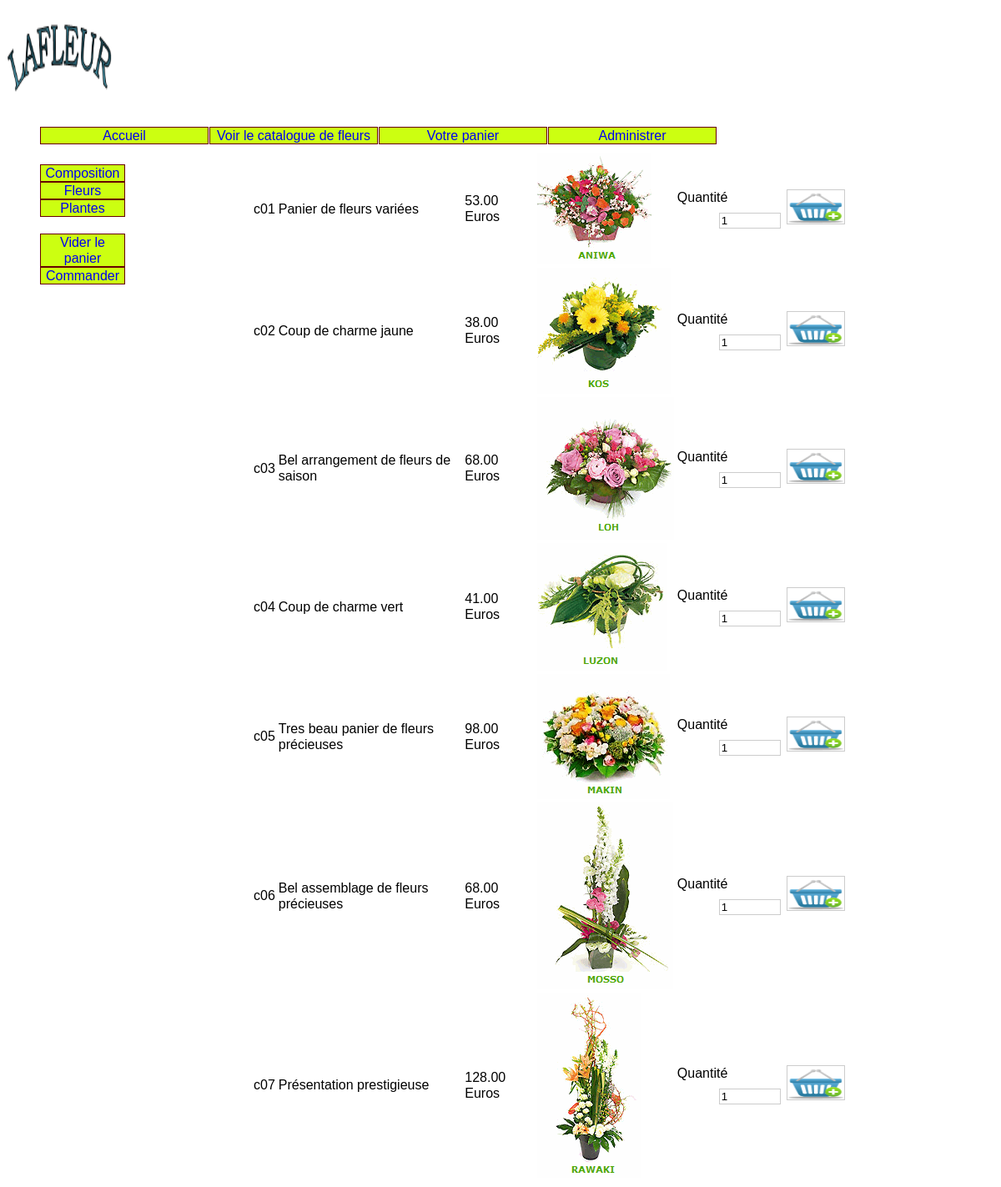
Page /listePdt.php?categ=com on the committed database.
### tables this page shows
CREATE TABLE IF NOT EXISTS categorie (
  id varchar(32)  NOT NULL,
  libelle varchar(32)  NOT NULL,
  PRIMARY KEY (id)
);

CREATE TABLE IF NOT EXISTS produit (
  id varchar(32)  NOT NULL,
  description varchar(50)  NOT NULL,
  prix decimal(10,2) NOT NULL,
  image varchar(32)  NOT NULL,
  idCategorie varchar(32)  NOT NULL,
  PRIMARY KEY (id)
);

### listePdt.php (the view, shortened to what this page needs)
<?php include'en-tete.php'; ?>
<?php include'menu.php'; ?>
<?php include'param.inc'; ?>
  <div id="content">
    <?php
    $idConnexion=mysql_connect($host,$user,$pass);
    if ($idConnexion) {
        echo '<table  id="produits">';
        $requete="select * from produit where idcategorie='".$_GET["categ"]."';";
   	    $jeuResultat=mysql_query($requete,$idConnexion);
        $ligne=mysql_fetch_assoc($jeuResultat);
        while($ligne)  {
           	$id = $ligne['id'];
			$description  = $ligne['description'];
			$prix = $ligne['prix'];
			$image = $ligne['image'];
			echo "<tr>";
			echo "<td>  $id </td>";
            echo "<td> $description</td>";
            echo "<td> $prix Euros</td>";
		    echo "<td><img src='$image' alt='Lafleur - $description'</td>";
			echo "<td>";
			echo "
			<form method='get'  action='panier.php'>
				<input type='hidden' id='refPdt' name='refPdt' value='$id' />
				<label for='quantite' >Quantité</label>
				<input type='text' id='quantite' name='quantite' value='1' />
				<input type='hidden' name='action' value='Ajout au panier' />
				<input type='image' src='./images/mettrepanier.png' name='Ajouter au panier'  width='40' height='40'>
			</form>";
			echo '</td>';
            echo '</tr>';
            $ligne=mysql_fetch_assoc($jeuResultat);
		}
		echo '</table>';
	} else {
		echo 'Le site est temporairement indisponible';
	}
    ?>
  </div>
<?php include'pied.php'; ?>

### en-tete.php (shortened to what this page needs)
<!DOCTYPE html PUBLIC "-//W3C//DTD XHTML 1.0 Transitional//EN" "http://www.w3.org/TR/xhtml1/DTD/xhtml1-transitional.dtd">
<html xmlns="http://www.w3.org/1999/xhtml">
<head>
<link rel="stylesheet" href="css/main.css" type="text/css" media="all"/>
</head>
<body>

### bandeau.php
<div id="page">
  <div id="header">
    <div id="bandeau"> <img src="./images/lafleur.gif" alt="Lafleur" width="128" height="128"/> </div>
    <div id="menu">
      <ul>
        <li><a href="index.php">Accueil</a></li>
        <li><a href="menu.php">Voir le catalogue de fleurs</a></li>
        <li><a href="commande.php">Votre panier</a></li>
        <li><a href="#">Administrer</a>
      </ul>
    </div>
  </div>

### menu.php (shortened to what this page needs)
<?php include'en-tete.php'; ?>
<?php include'bandeau.php'; ?>
<?php include'param.inc'; ?>
<div id="content">
  <ul id="categories">
  <?php
    $idConnexion=mysql_connect($host,$user,$pass);
    if ($idConnexion)  {
        $requete='select * from categorie;';
        $jeuResultat=mysql_query($requete,$idConnexion);
        $ligne=mysql_fetch_assoc($jeuResultat);
        while ($ligne) {
	        echo '<li><a href="listePdt.php?categ='.$ligne["id"].'" >'.$ligne["libelle"]."</a></li>";
            $ligne=mysql_fetch_assoc($jeuResultat);
        }
    }
	echo "<br>";
    echo "<li><a href='panier.php?action=Vider le Panier'>Vider le panier</a></li>";
	echo "<li><a href='commande.php'>Commander</a></li>";
  ?>
  </ul>
</div>
</div>
<?php include'pied.php'; ?>

### pied.php
</body>
</html>

### css/main.css (style rules this page uses)
html { font:normal 100%/1.2em "Trebuchet MS",Verdana,Helvetica,Arial,sans-serif; }
label { background:transparent none; display: block; width: 20%; float: left; padding-right: 1%; text-align: left; }
input { margin-left: 1%; width: 30%; border: #CCC 1px solid; }
#menu { height: 1.8em ; }
#categories { float:left; }
#produits { padding:0 150px; }
#menu li { list-style-type: none; list-style-image:none; float: left ; text-align: center; width: 200px ; border: 1px solid #600 ; margin-right: 1px ; color: #fff ; background: #ccff11 ; }
#menu li a , #categories li a { text-decoration:none; }
#categories li { list-style-type: none; list-style-image:none; margin-right: 1px ; border:1px solid #600; width:100px; text-align:center; background:#ccff11; }

### rows in the picture
categorie: libelle "Composition"
categorie: libelle "Fleurs"
categorie: libelle "Plantes"
produit: id "c01", description "Panier de fleurs variées", prix "53.00", image (picture)
produit: id "c02", description "Coup de charme jaune", prix "38.00", image (picture)
produit: id "c03", description "Bel arrangement de fleurs de saison", prix "68.00", image (picture)
produit: id "c04", description "Coup de charme vert", prix "41.00", image (picture)
produit: id "c05", description "Tres beau panier de fleurs précieuses", prix "98.00", image (picture)
produit: id "c06", description "Bel assemblage de fleurs précieuses", prix "68.00", image (picture)
produit: id "c07", description "Présentation prestigieuse", prix "128.00", image (picture)
